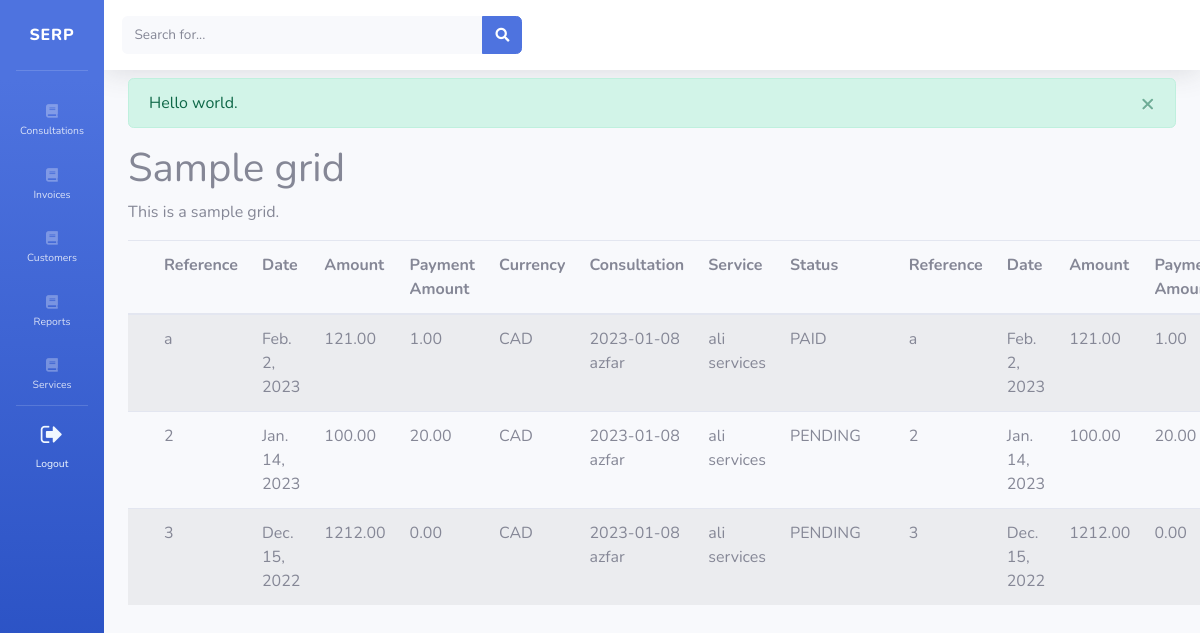
The page /sample_request/ (signed in) on the database its author committed.
### serp/models.py (models this page shows, shortened)
class Invoice(models.Model):
    class InvoiceStatus(models.TextChoices):
        PENDING = 'PENDING'
        PAID = 'PAID'
        VOIDED = 'VOIDED'
        REFUNDED = 'REFUNDED'
    date = models.DateField()
    reference = models.CharField(max_length=30, blank=True, null=True)
    amount = models.DecimalField(max_digits=10, decimal_places=2)
    payment_amount = models.DecimalField(max_digits=10, decimal_places=2, blank=True, null=True, default=0)
    currency = models.CharField(max_length=30, blank=True, null=True, default='CAD')
    consultation = models.ForeignKey(Consultation, on_delete=models.CASCADE)
    service = models.ForeignKey(Service, on_delete=models.CASCADE)
    status = models.CharField(max_length=30, choices=InvoiceStatus.choices, default=InvoiceStatus.PENDING)

class Consultation(models.Model):
    class ConsultationStatus(models.TextChoices):
        PENDING = 'PENDING'
        IN_PROGRESS = 'PARKED'
        COMPLETED = 'COMPLETED'
    meeting_date = models.DateTimeField()
    reason = models.TextField(max_length=30, blank=True, null=True)
    comments = models.TextField(max_length=30, blank=True, null=True)
    customer = models.ForeignKey(Customer, on_delete=models.CASCADE)
    status = models.CharField(max_length=30, choices=ConsultationStatus.choices, default=ConsultationStatus.PENDING)
    def __str__(self):
        return self.meeting_date.strftime('%Y-%m-%d') + ' ' + self.customer.first_name

class Customer(models.Model):
    first_name = models.CharField(max_length=50)
    last_name = models.CharField(max_length=30, blank=True, null=True)
    city = models.CharField(max_length=30, blank=True, null=True)
    province = models.CharField(max_length=30, blank=True, null=True)
    address = models.CharField(max_length=30, blank=True, null=True)
    postal_code = models.CharField(max_length=30, blank=True, null=True)
    phone_number = models.CharField(max_length=30, blank=True, null=True)
    email = models.CharField(max_length=30, blank=True, null=True)

class Service(models.Model):
    code = models.CharField(max_length=30, blank=True, null=True)
    name = models.CharField(max_length=30)
    status = models.BooleanField(default=True)
    def __str__(self):
        return self.name

### serp/views.py (the view)
# urls.py: path('sample_request/', views.sample_request, name='sample_request'),
@login_required
def sample_request(request):
    invoices = Invoice.objects.all()
    rows = Invoice.objects.values_list('id', 'date', 'reference', 'amount', 'payment_amount', 'currency', 'consultation', 'service', 'status')
    columns = Invoice.objects.values('id', 'date', 'reference', 'amount', 'payment_amount', 'currency', 'consultation', 'service', 'status')
    messages.add_message(request, messages.SUCCESS, 'Hello world.')
    print(rows)
    return render(request, 'serp/sample_grid.html', {'invoices': invoices, 'rows': rows, 'columns': columns})

### serp/templates/serp/sample_grid.html (shortened to what this page needs)
{% extends 'serp/layout.html' %}
{% load static %}
{% load crispy_forms_tags %}
{% block content %}
<h1>
    Sample grid
</h1>
<p>
    This is a sample grid.
</p>
{% if invoices %}
    <table class="myDataTable table table-striped">
        <thead>
            <tr>
                <th></th>
                <th>Reference</th>
                <th>Date</th>
                <th>Amount</th>
                <th>Payment Amount</th>
                <th>Currency</th>
                <th>Consultation</th>
                <th>Service</th>
                <th>Status</th>
                <th></th>
                <th>Reference</th>
                <th>Date</th>
                <th>Amount</th>
                <th>Payment Amount</th>
            </tr>
        </thead>
        <tbody>
            {% for invoice in invoices %}
                <tr>
                    <td></td>
                    <td>{{ invoice.reference }}</td>
                    <td>{{ invoice.date }}</td>
                    <td>{{ invoice.amount }}</td>
                    <td>{{ invoice.payment_amount }}</td>
                    <td>{{ invoice.currency }}</td>
                    <td>{{ invoice.consultation }}</td>
                    <td>{{ invoice.service }}</td>
                    <td>{{ invoice.status }}</td>
                    <td></td>
                    <td>{{ invoice.reference }}</td>
                    <td>{{ invoice.date }}</td>
                    <td>{{ invoice.amount }}</td>
                    <td>{{ invoice.payment_amount }}</td>
                </tr>
            {% endfor %}
        </tbody>
    </table>
{% endif %}
  <link type="text/css" href="//gyrocode.github.io/jquery-datatables-checkboxes/1.2.12/css/dataTables.checkboxes.css" rel="stylesheet" />
{% endblock %}

### serp/templates/serp/layout.html (shortened to what this page needs)
{% load static %}
<!DOCTYPE html>
<html lang="en">
<head>
    <link rel="stylesheet" href="{% static 'serp/main.css' %}">
    <link rel="stylesheet" href="https://cdn.jsdelivr.net/npm/bootstrap@4.1.3/dist/css/bootstrap.min.css">
    <link href="{% static 'serp/bootstrapStatic/all.min.css' %}" rel="stylesheet" type="text/css">
    <link rel="stylesheet" href="https://cdnjs.cloudflare.com/ajax/libs/font-awesome/4.7.0/css/font-awesome.min.css">
    <link rel="stylesheet" href="{% static 'serp/themeStatic/sb-admin-2.min.css' %}">
    <link rel="stylesheet" type="text/css" href="https://cdn.datatables.net/buttons/2.2.3/css/buttons.dataTables.min.css">
    <link rel="stylesheet" type="text/css" href="https://cdn.datatables.net/1.12.1/css/jquery.dataTables.css">
    <link rel="stylesheet" type="text/css" href="https://cdn.datatables.net/select/1.4.0/css/select.dataTables.css">
    <link rel="stylesheet" type="text/css" href="https://cdn.datatables.net/searchpanes/2.0.2/css/searchPanes.dataTables.min.css">
</head>
<body id="page-top">
    <div id="wrapper">
        <ul class="navbar-nav bg-gradient-primary toggled sidebar sidebar-dark accordion" id="accordionSidebar">
            <a class="sidebar-brand d-flex align-items-center justify-content-center" href="#">
                <div class="sidebar-brand-icon">SERP</div>
            </a>
            {% if request.user.is_authenticated %}
                    <hr class="sidebar-divider">
                    <li class="nav-item">
						<a class="nav-link" href="#">
                            <i class="fas fa-book"></i>
                            <span>Consultations</span>
                        </a>
                    </li>
                    <li class="nav-item">
						<a class="nav-link" href="#">
                            <i class="fas fa-book"></i>
                            <span>Invoices</span>
                        </a>
                    </li>
                    <li class="nav-item">
						<a class="nav-link" href="#">
                            <i class="fas fa-book"></i>
                            <span>Customers</span>
                        </a>
                    </li>
                    <li class="nav-item">
						<a class="nav-link" href="#">
                            <i class="fas fa-book"></i>
                            <span>Reports</span>
                        </a>
                    </li>
                    <li class="nav-item">
						<a class="nav-link" href="#">
                            <i class="fas fa-book"></i>
                            <span>Services</span>
                        </a>
                    </li>
                <hr class="sidebar-divider d-none d-md-block">
                <div class="text-center">
                    <a href="{% url 'logout' %}?next={{request.path}}">
                        <i style="font-size:24px; color: aliceblue;" class="fa">&#xf08b;</i>
                        <br>
                        <span style="color: aliceblue; font-size: .65rem;" >Logout</span>
                    </a>
                </div>
            {% endif %}
        </ul>
        <div id="content-wrapper" class="d-flex flex-column">
            <nav class="navbar navbar-expand navbar-light bg-white topbar mb-2 static-top shadow">
                <form class="d-none d-sm-inline-block form-inline mr-auto ml-md-3 my-2 my-md-0 mw-100 navbar-search" action="#" method="GET">
                    <div class="input-group">
                        <input type="text" class="form-control bg-light border-0 small" placeholder="Search for..." aria-label="Search" aria-describedby="basic-addon2">
                        <div class="input-group-append">
                            <button class="btn btn-primary" type="submit">
                                <i class="fas fa-search fa-sm"></i>
                            </button>
                        </div>
                    </div>
                </form>
            </nav>
            <div class="container-fluid">
                {% if messages %}
                    {% for message in messages %}
                        {% if message.tags == 'success' %}
                            <div class="alert alert-success alert-dismissible" role="alert">
                        {% elif message.tags == 'warning' %}
							<div class="alert alert-warning" role="alert">
                        {% elif message.tags == 'warning' %}
							<div class="alert alert-warning" role="alert">
                        {% elif message.tags == 'info' %}
                            <div class="alert alert-info" role="alert">
                        {% else %}
                            <div class="alert alert-danger" role="alert">
                        {% endif %}
                        {{ message }}
                                <button type="button" class="close" data-dismiss="alert" aria-label="Close">
                                    <span aria-hidden="true">&times;</span>
                                </button>
                            </div>
                    {% endfor %}
                {% endif %}
                {% block content %}{% endblock %}
            </div>
        </div>
    </div>
</body>
</html>

### serp/static/serp/main.css (style rules this page uses)
#content-wrapper { min-height: 100vh; }
th { vertical-align: text-top !important; }

### rows shown on the page
Invoice: reference "a", date "Feb. 2, 2023", amount "121.00", payment_amount "1.00", currency "CAD", consultation "2023-01-08 azfar", service "ali services", status "PAID"
Invoice: reference "2", date "Jan. 14, 2023", amount "100.00", payment_amount "20.00", currency "CAD", consultation "2023-01-08 azfar", service "ali services", status "PENDING"
Invoice: reference "3", date "Dec. 15, 2022", amount "1212.00", payment_amount "0.00", currency "CAD", consultation "2023-01-08 azfar", service "ali services", status "PENDING"

### other values the page prints
{{ message }} "Hello world."
